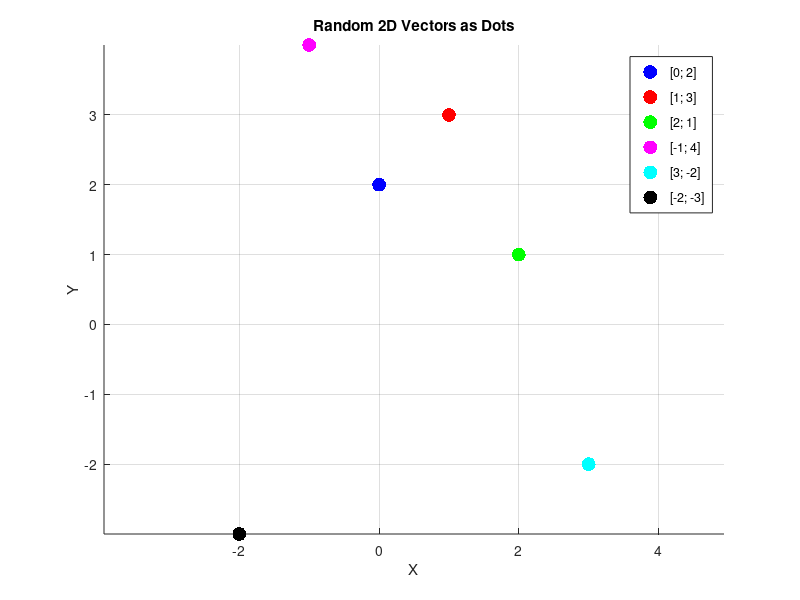

Write MATLAB code to recreate this figure.
% Define the vectors (you can replace these with your own random vectors)
v1 = [0; 2];
v2 = [1; 3];
v3 = [2; 1];
v4 = [-1; 4];
v5 = [3; -2];
v6 = [-2; -3];

% Create a figure
figure;

% Plot the vectors as dots using scatter
scatter(v1(1), v1(2), 100, 'b', 'filled');
hold on;
scatter(v2(1), v2(2), 100, 'r', 'filled');
scatter(v3(1), v3(2), 100, 'g', 'filled');
scatter(v4(1), v4(2), 100, 'm', 'filled');
scatter(v5(1), v5(2), 100, 'c', 'filled');
scatter(v6(1), v6(2), 100, 'k', 'filled');

% Set axis limits and labels
axis equal;
xlabel('X');
ylabel('Y');
title('Random 2D Vectors as Dots');

% Show the grid
grid on;

% Add a legend
legend('[0; 2]', '[1; 3]', '[2; 1]', '[-1; 4]', '[3; -2]', '[-2; -3]');

% Display the plot
hold off;

